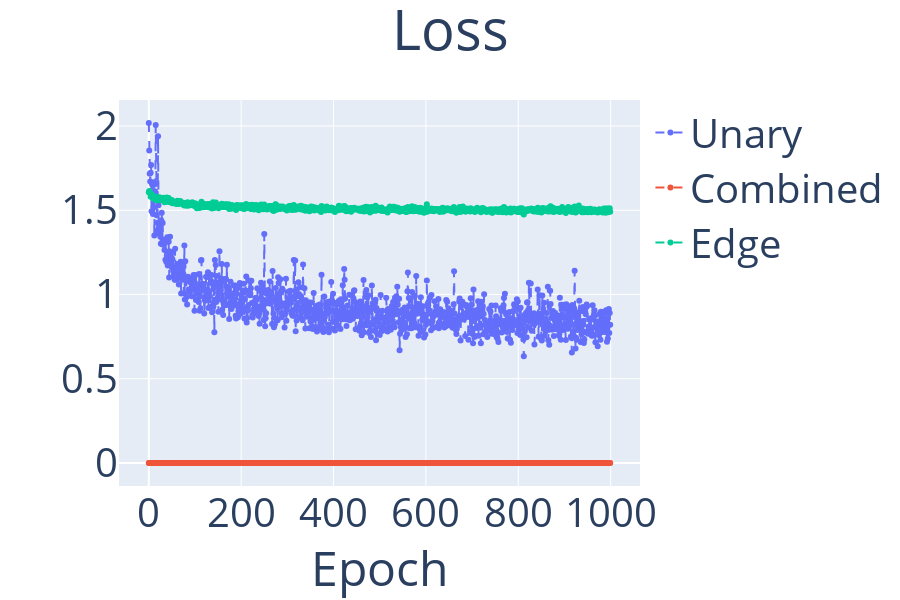
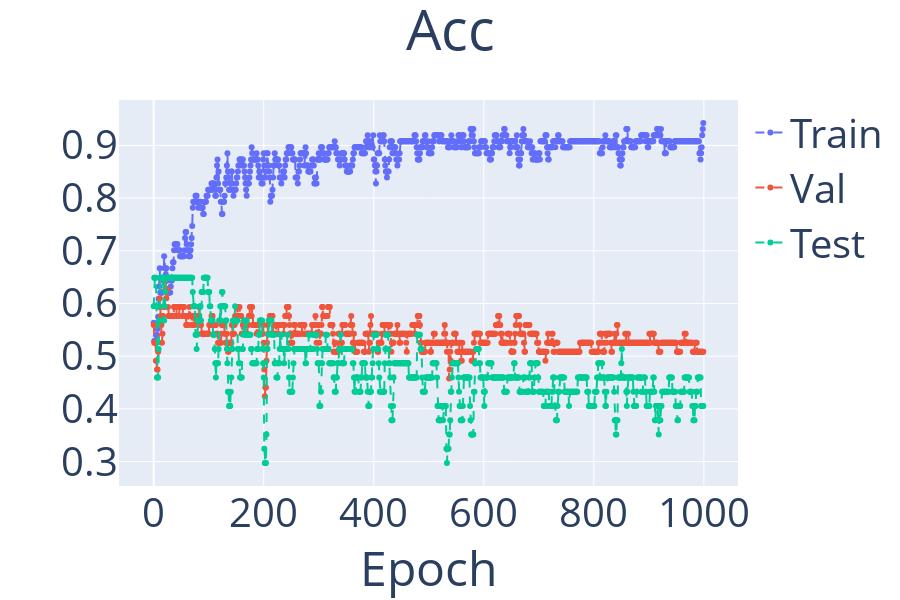
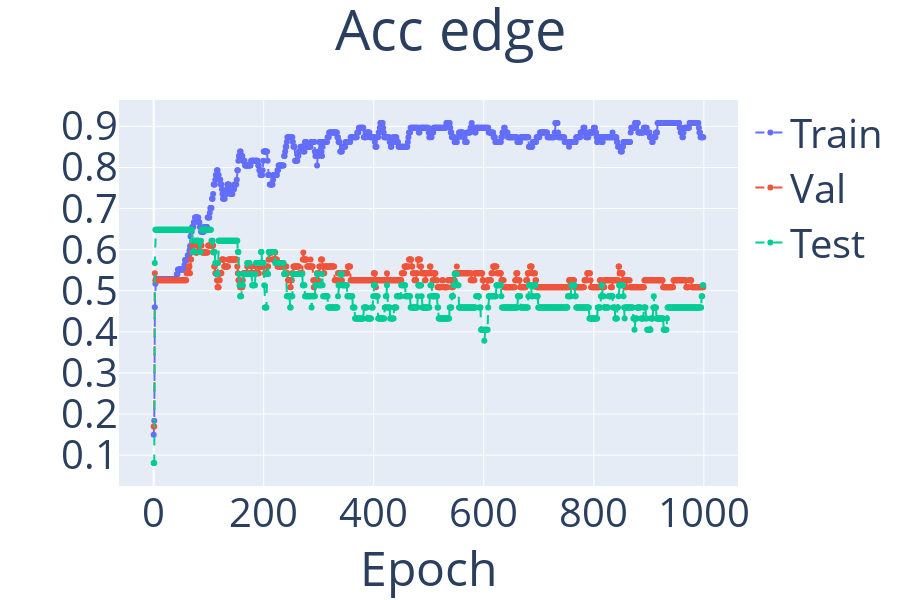
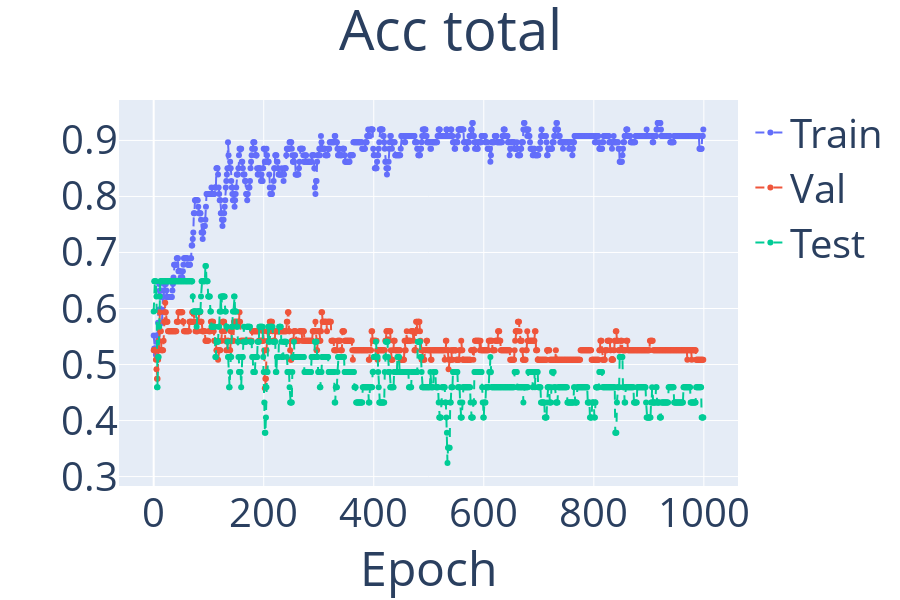

Notebook source saved alongside these figures, in order:
### Code cell
plot_interactive([metrics], title='Loss', metric_name='losses', legend=['Unary', 'Combined', 'Edge'])
plot_interactive([metrics], title='Acc', metric_name='acc')
plot_interactive([metrics], title='Acc edge', metric_name='acc_edge')
plot_interactive([metrics], title='Acc total', metric_name='acc_total')

### Figure 1 — Plotly figure (JSON) as saved in the notebook; plotly's stock layout.template omitted (floating-point values rounded to 4 significant figures; data arrays with more than 128 entries replaced by an {"elided": "..."} marker saying what was removed)
{"data": [{"line": {"dash": "dash"}, "mode": "lines+markers", "name": "Unary", "type": "scatter", "x": {"elided": "1000 int values"}, "y": {"elided": "1000 float values"}}, {"line": {"dash": "dash"}, "mode": "lines+markers", "name": "Combined", "type": "scatter", "x": {"elided": "1000 int values"}, "y": {"elided": "1000 int values"}}, {"line": {"dash": "dash"}, "mode": "lines+markers", "name": "Edge", "type": "scatter", "x": {"elided": "1000 int values"}, "y": {"elided": "1000 float values"}}], "layout": {"font": {"size": 40}, "height": 600, "title": {"text": "Loss", "x": 0.5}, "xaxis": {"title": {"text": "Epoch"}}, "yaxis": {"title": {"text": ""}}}}

### Figure 2 — Plotly figure (JSON) as saved in the notebook; plotly's stock layout.template omitted (floating-point values rounded to 4 significant figures; data arrays with more than 128 entries replaced by an {"elided": "..."} marker saying what was removed)
{"data": [{"line": {"dash": "dash"}, "mode": "lines+markers", "name": "Train", "type": "scatter", "x": {"elided": "1000 int values"}, "y": {"elided": "1000 float values"}}, {"line": {"dash": "dash"}, "mode": "lines+markers", "name": "Val", "type": "scatter", "x": {"elided": "1000 int values"}, "y": {"elided": "1000 float values"}}, {"line": {"dash": "dash"}, "mode": "lines+markers", "name": "Test", "type": "scatter", "x": {"elided": "1000 int values"}, "y": {"elided": "1000 float values"}}], "layout": {"font": {"size": 40}, "height": 600, "title": {"text": "Acc", "x": 0.5}, "xaxis": {"title": {"text": "Epoch"}}, "yaxis": {"title": {"text": ""}}}}

### Figure 3 — Plotly figure (JSON) as saved in the notebook; plotly's stock layout.template omitted (floating-point values rounded to 4 significant figures; data arrays with more than 128 entries replaced by an {"elided": "..."} marker saying what was removed)
{"data": [{"line": {"dash": "dash"}, "mode": "lines+markers", "name": "Train", "type": "scatter", "x": {"elided": "1000 int values"}, "y": {"elided": "1000 float values"}}, {"line": {"dash": "dash"}, "mode": "lines+markers", "name": "Val", "type": "scatter", "x": {"elided": "1000 int values"}, "y": {"elided": "1000 float values"}}, {"line": {"dash": "dash"}, "mode": "lines+markers", "name": "Test", "type": "scatter", "x": {"elided": "1000 int values"}, "y": {"elided": "1000 float values"}}], "layout": {"font": {"size": 40}, "height": 600, "title": {"text": "Acc edge", "x": 0.5}, "xaxis": {"title": {"text": "Epoch"}}, "yaxis": {"title": {"text": ""}}}}

### Figure 4 — Plotly figure (JSON) as saved in the notebook; plotly's stock layout.template omitted (floating-point values rounded to 4 significant figures; data arrays with more than 128 entries replaced by an {"elided": "..."} marker saying what was removed)
{"data": [{"line": {"dash": "dash"}, "mode": "lines+markers", "name": "Train", "type": "scatter", "x": {"elided": "1000 int values"}, "y": {"elided": "1000 float values"}}, {"line": {"dash": "dash"}, "mode": "lines+markers", "name": "Val", "type": "scatter", "x": {"elided": "1000 int values"}, "y": {"elided": "1000 float values"}}, {"line": {"dash": "dash"}, "mode": "lines+markers", "name": "Test", "type": "scatter", "x": {"elided": "1000 int values"}, "y": {"elided": "1000 float values"}}], "layout": {"font": {"size": 40}, "height": 600, "title": {"text": "Acc total", "x": 0.5}, "xaxis": {"title": {"text": "Epoch"}}, "yaxis": {"title": {"text": ""}}}}
